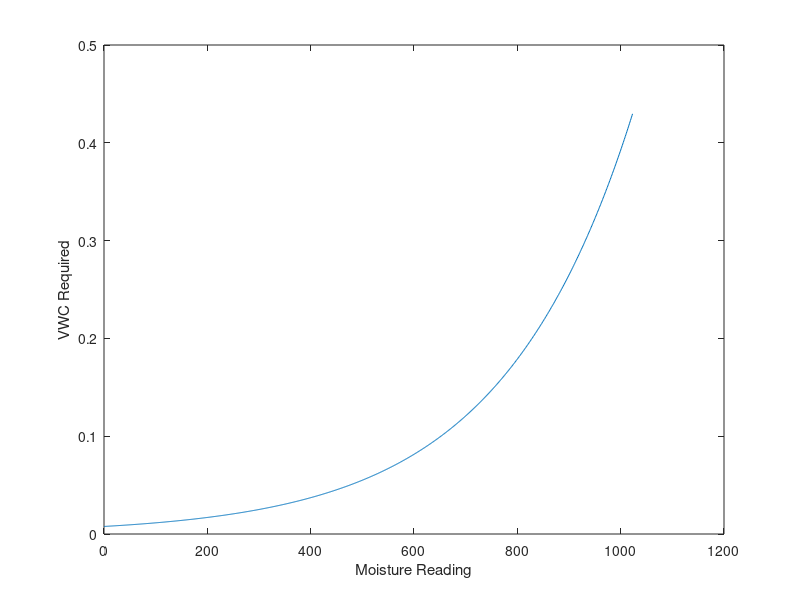
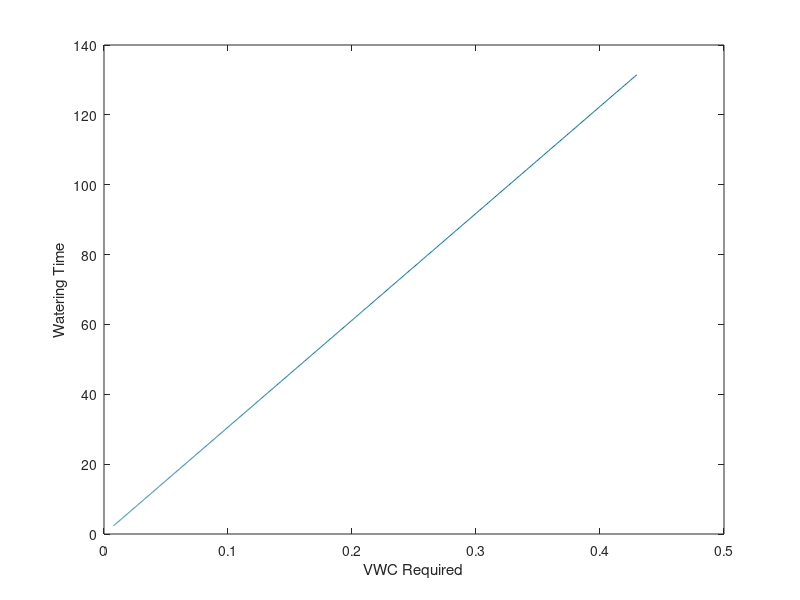

Write the MATLAB code that produced these figures, in order.
%Daniel Benusovich
%27 May 2018
%This simulation is done to verify the the equations generated via
%extrapolation through experimentation. All relevant plots will be
%generated then a controller introduced to see watering time responses


%Generating plot for Sensor Readings -> VWC required to be reintroduced
%into the soil
%Full range of possible sensor values
sensorReading = 0:1:1023;
%Equation for generating required VMC to be returned to soil
vwcRequired = (0.771 * exp(.00393*sensorReading))/100;

%Plotting results
plot(sensorReading, vwcRequired);
xlabel('Moisture Reading');
ylabel('VWC Required');


%Generating plot for VWC required -> watering time
%This is dependant on the size of the holes and planter so be sure to
%recalibrate it for every system! Or write the software to configure itself
%but one step at a time.

figure
waterTime = 306 * vwcRequired + .00103;
plot(vwcRequired, waterTime);
xlabel('VWC Required');
ylabel('Watering Time');


%Generating nonPID controller response

